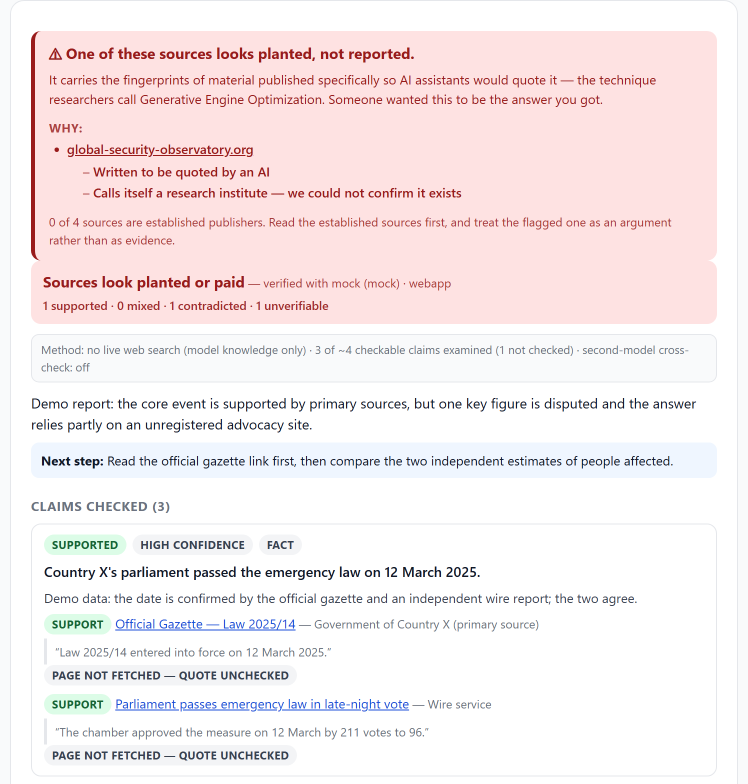
#> input picture docs/screenshots/report.png, 1495 x 1568 px (shown at 1/2 size)
$ python -i capture-screenshots.py   (imports and definitions only)
#> lines starting #> are read from the running program, lines starting #| are printed output that depends on the picture
#!/usr/bin/env python3
"""Regenerate the documentation screenshots in docs/screenshots/.

Screenshots in a README go stale silently: the UI moves on, the picture does
not, and a reader's first impression is of a product that no longer exists.
This script makes them a build artifact instead of a manual chore.

It drives headless Chrome/Edge against the local dev server, captures the
sample report at a real desktop width and at 2x device pixel ratio (so the
image stays crisp when GitHub scales it), then trims it to the report itself.

Usage:
    python scripts/dev-server.py          # in another terminal
    python scripts/capture-screenshots.py

Requires: Pillow, and Chrome or Edge installed.
"""

from __future__ import annotations

import os
import shutil
import subprocess
import sys
import tempfile
import time
import urllib.error
import urllib.request
from pathlib import Path

from PIL import Image

ROOT = Path(__file__).resolve().parent.parent
OUT_DIR = ROOT / "docs" / "screenshots"
DEV_URL = "http://127.0.0.1:8123"

# Rendered at 2x so the PNG is crisp at the ~820px GitHub renders a README at.
SCALE = 2
CSS_WIDTH = 900
CSS_HEIGHT = 2200
# Seconds of virtual time the page gets to finish the pipeline before capture.
VIRTUAL_TIME_MS = 25000

BROWSER_CANDIDATES = [
    r"C:\Program Files\Google\Chrome\Application\chrome.exe",
    r"C:\Program Files (x86)\Google\Chrome\Application\chrome.exe",
    r"C:\Program Files (x86)\Microsoft\Edge\Application\msedge.exe",
    r"C:\Program Files\Microsoft\Edge\Application\msedge.exe",
    "/usr/bin/google-chrome",
    "/usr/bin/chromium",
    "/Applications/Google Chrome.app/Contents/MacOS/Google Chrome",
]


# [40 lines left out: functions find_browser, require_dev_server, capture, not called in this run]


def trim(path: Path, max_css_height: int = 900) -> None:
    """Crop the raw viewport grab down to the report, ending on a card boundary.

    The height cap keeps the README readable, and snapping the bottom edge to the
    nearest gap between cards avoids the classic "screenshot sliced through a
    sentence" look.
    """
#> called with path = '../docs/screenshots/report.png', max_css_height = 900
    img = Image.open(path).convert("RGB")
#> img is the input picture: PIL image 1495x1568 RGB; mean R, G, B 245.9, 235.5, 236.5
    bg = img.getpixel((2, 2))
#> bg = (249, 250, 251)

    def differs(pixel) -> bool:
        return sum(abs(a - b) for a, b in zip(pixel, bg)) > 24

    width, height = img.size
#> width = 1495; height = 1568
    cols = [x for x in range(width) if any(differs(img.getpixel((x, y))) for y in range(0, height, 12))]
#> cols = 1420 values from 20 to 1475
    rows = [y for y in range(height) if any(differs(img.getpixel((x, y))) for x in range(0, width, 8))]
#> rows = 1284 values from 0 to 1552
    if not cols or not rows:
        return

    pad = 10 * SCALE
    left = max(0, cols[0] - pad)
#> left = 0
    right = min(width, cols[-1] + pad)
#> right = 1495
    top = max(0, rows[0] - pad)
#> top = 0

    limit = min(rows[-1] + pad, top + max_css_height * SCALE)
#> limit = 1572
    # Walk back to the last run of background-only rows (a gap between cards).
    content = set(rows)
#> content = 1284 items
    bottom = limit
#> bottom = 1572
    for y in range(limit, top + 200 * SCALE, -1):
        if all((y - k) not in content for k in range(0, 6 * SCALE)):
            bottom = y
            break

    img.crop((left, top, right, bottom)).save(path, optimize=True)
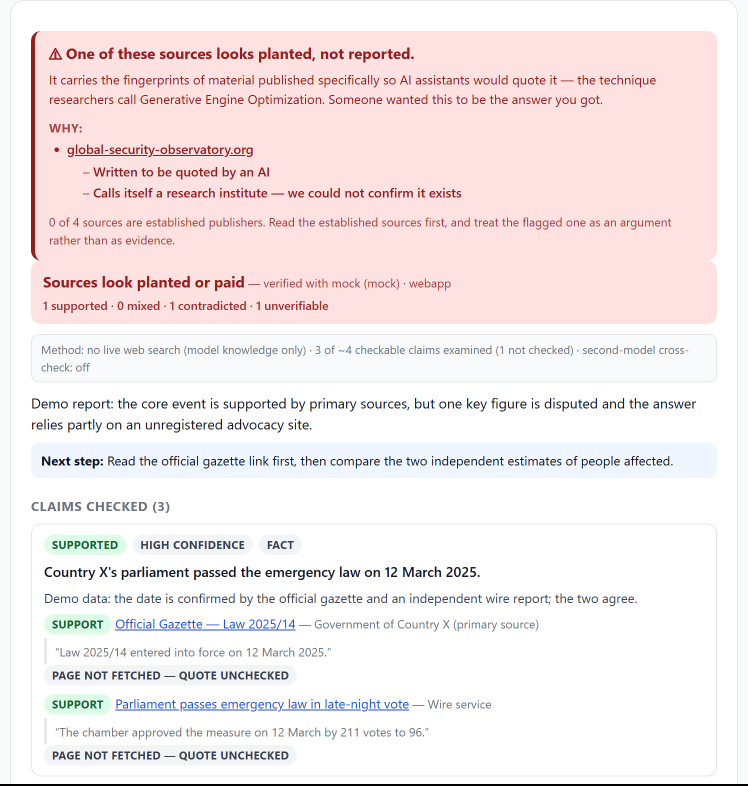
#> saved as report.png: PIL image 1495x1572 RGB (shown at 1/2 size); mean R, G, B 245.2, 234.9, 235.9
#> (the run stopped early here; a loop or call above may not have finished)
